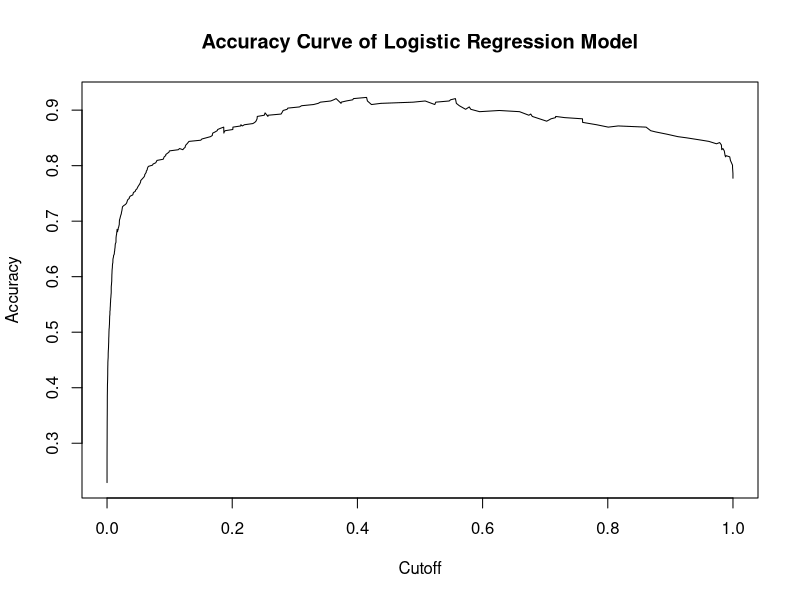
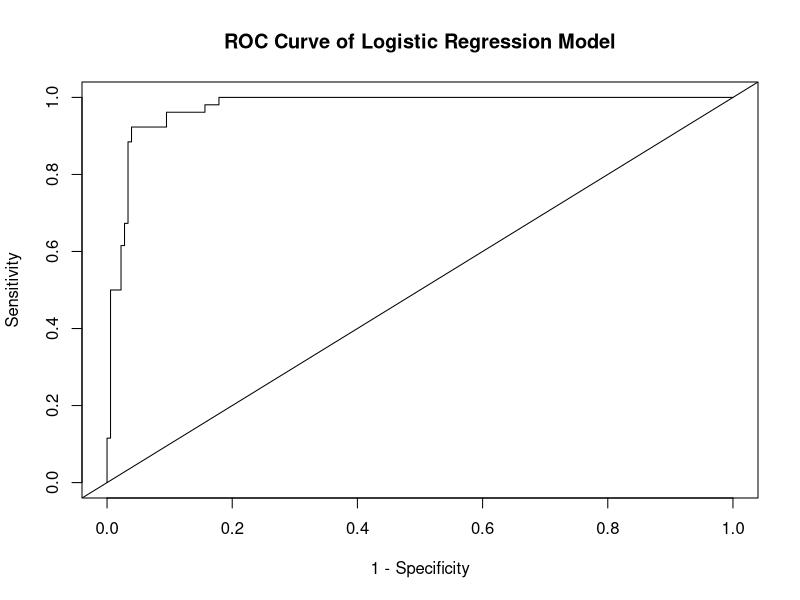
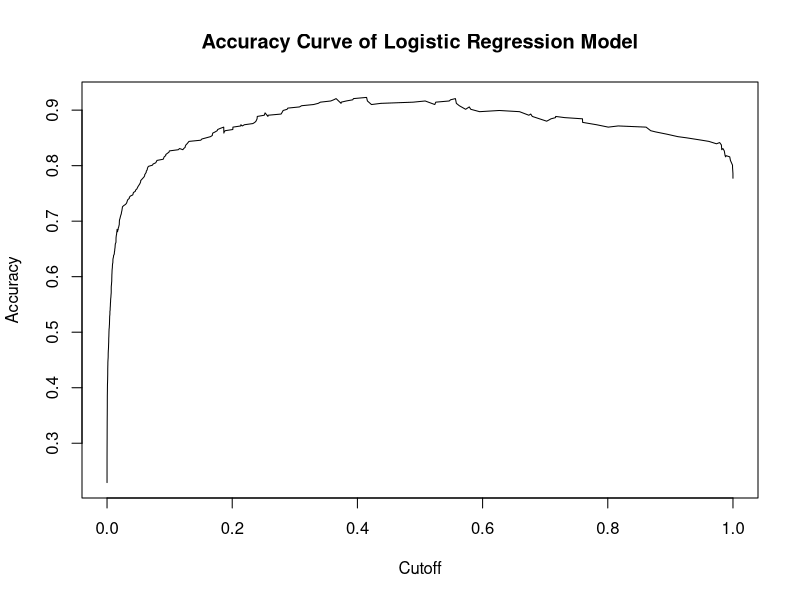
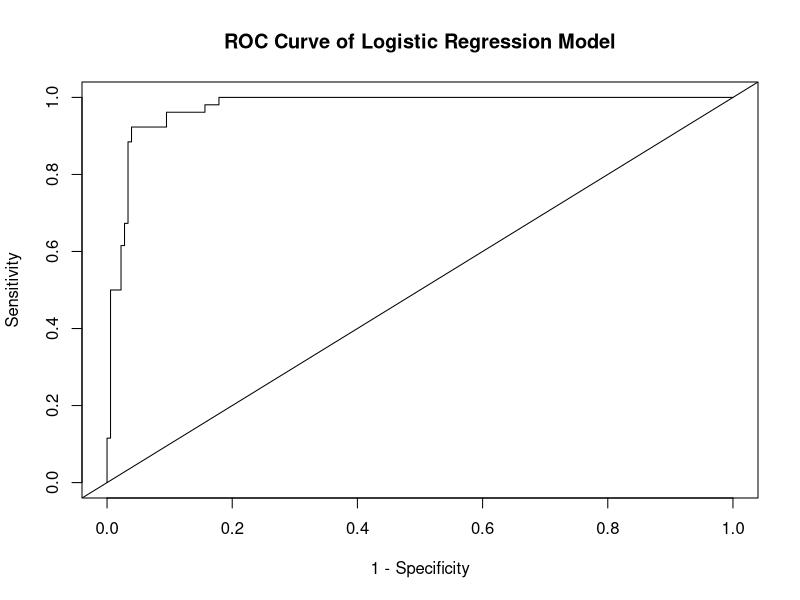

The R source for these figures, in order:
library(caTools)
library(ROCR)
library(dplyr)
library(ggplot2)
library(e1071)
library(caret)
library(dplyr)
library(readxl)
library(openxlsx)
library(tidyverse)
library(tidyr)
library(randomForest)
library(forecast)
library(car)

# ### Read in Data ###
player.dat<-read_xlsx("./Data/Position Players With War of 4_9+ since 1947.xlsx", sheet = "All B", skip = 4)
names(player.dat)
player.dat$Rk<-NULL
player.dat<-player.dat%>%
  filter(Season >= 1994)

# Arrange columns to have MVP on end
names(player.dat)
table(player.dat$MVP)

player.dat<-player.dat[,c(1:40, 42:46, 41)]

# Set IVs
IVs<-names(player.dat)[-c(1:2, 4:5, 46)]
DV<-"MVP"
#cor(player.dat$WAR, player.dat$MVP, use = "complete.obs") #0.51

## Random Under-sampling
# Separate the majority and minority classes
table(player.dat$MVP)
majority_class <- player.dat %>% dplyr::filter(MVP == 0)
minority_class <- player.dat %>% dplyr::filter(MVP == 1)

# Perform undersampling on the majority class
set.seed(22) # 22 for reproducibility
oversampled_minority_class <- minority_class %>% sample_n(nrow(minority_class)*3.25, replace = T)
undersampled_majority_class_1 <- majority_class %>% filter(WAR<=6.1) %>% sample_n(nrow(minority_class)*7)
undersampled_majority_class_2 <- majority_class %>% sample_n(nrow(minority_class)*4)


# Combine the undersampled majority class with the minority class
balanced_data <- bind_rows(undersampled_majority_class_1,undersampled_majority_class_2,oversampled_minority_class)

# Check the class distribution of the balanced dataset
table(balanced_data$MVP)
mean(balanced_data$WAR)
mean(player.dat$WAR, na.rm = TRUE)
sd(balanced_data$WAR)
sd(player.dat$WAR, na.rm = TRUE)

sampled.dat<-balanced_data
## Correlations after balancing ##
sort(abs(apply(sampled.dat[,-c(1:5, ncol(sampled.dat))], 2, function(x) cor(x, sampled.dat$MVP))), decreasing = T)
sort(apply(sampled.dat[,-c(1:5, ncol(sampled.dat))], 2, function(x) cor(x, sampled.dat$MVP)), decreasing = T)

## Highest
  # 1. WAR(0.636)
  # 2. WAA(0.593)
  # 3. WARper162(0.558)
  # 4. OPS+(0.548)
  # 5. Rbat(0.544)
## Lowest
  # 1. AB(0.001)
  # 2. SF(0.014)
  # 3. HBP(0.020)
  # 4. TM_WAR_5plus(-0.022)
  # 5. Triples(-0.027)

cor(sampled.dat$TM_WAR_5plus, sampled.dat$MVP) 

# Logistic Regression

sampled.dat$MVP<-factor(sampled.dat$MVP)
apply(sampled.dat, 2, function(x) sum(is.na(x))) # Remove NAs

sampled.dat<-sampled.dat%>%
  select(-c(Rfield))

apply(sampled.dat, 2, function(x) sum(is.na(x)))

# Fit Initial full model
base.model<-glm(formula = MVP~., data = sampled.dat[-c(1:5)], family = "binomial")
#vif(base.model)
cor(base.model$model[, -1])

# Remove AB, OPS and G as they are duplicated (or semi-duplicated) info
sampled.dat<-sampled.dat%>%select(-c(AB, OPS, G))
base.model<-glm(formula = MVP~., data = sampled.dat[-c(1:5)], family = "binomial")
#vif(base.model)
cor.matrix<-data.frame(cor(base.model$model[, -1]))

# Remove WAA, oWAR, Singles, OBP, WARper100G Rbat and SLG% due to correlations
sampled.dat<-sampled.dat%>%select(-c(SLG,OBP))
base.model<-glm(formula = MVP~., data = sampled.dat[-c(1:5)], family = "binomial")
#vif(base.model)
cor.matrix<-data.frame(cor(base.model$model[, -1]))

summary(base.model)

# Remove TB as it is gathered by other more valuble hitting stats
base.model<-glm(formula = MVP~., data = sampled.dat[-c(1:5)], family = "binomial")
summary(base.model)

#vif(base.model)
cor.matrix<-data.frame(cor(base.model$model[, -1]))

# Check which Team WAR
apply(sampled.dat[, c((ncol(sampled.dat)-4):ncol(sampled.dat)-1)], 2, function(x) table(x))
sampled.dat$TM_WAR_9plus<-sampled.dat$TM_WAR_8plus<-sampled.dat$TM_WAR_7plus<-sampled.dat$TM_WAR_6plus<-NULL

# Standardize all variables
#sampled.dat<-sampled.dat%>%mutate_if(is.numeric, scale)

stepmodel <- step(glm(base.model, data = sampled.dat[,-c(1:5)], family = "binomial"), direction = "both", k = 2, trace = 0)
names(stepmodel$coefficients)
names(sampled.dat[, -c(1:5)])[!names(sampled.dat[, -c(1:5)]) %in%names(stepmodel$coefficients)]
vif(stepmodel)

IVs<-names(stepmodel$coefficients)[-1]
DV<-"MVP"
sampled.dat<-sampled.dat%>%select(c(Player, Season, Team, all_of(IVs), DV))

# Train/Test Split
set.seed(221)
trainIndex <- createDataPartition(sampled.dat$MVP, p = .667, 
                                  list = FALSE, 
                                  times = 1)
train.dat <- sampled.dat[ trainIndex,]
test.dat  <- sampled.dat[-trainIndex,]

# Logistic Regression
table(train.dat$MVP)
table(test.dat$MVP)

log.model<-glm(formula = MVP~., data = train.dat[-c(1:3)], family = "binomial")
summary(log.model)

vif(log.model)
# Save coefficients
coef_df <- data.frame(coef(log.model), check.names = F)

## Make Predictions

regression_predicted_prob <- predict(log.model, type = "response")
regression_pred <- prediction(regression_predicted_prob, train.dat$MVP, label.ordering = c("0", "1"))
regression_accuraccy <- performance(regression_pred, measure = "acc")
plot(regression_accuraccy, main = "Accuracy Curve of Logistic Regression Model")
which(regression_accuraccy@y.values[[1]] == max(regression_accuraccy@y.values[[1]]))
# 94 or 92
(regression_cutoff = regression_accuraccy@x.values[[1]][c(58)])
# Optimal cutoff for logistic regression model (in terms of accuracy) is 0.553

regression_test_prob <- predict(log.model, test.dat, type = "response")
regression_test_class <- ifelse(regression_test_prob >= regression_cutoff, 1, 0)
regression_test_class <- factor(regression_test_class, labels = c("0","1"))
regression_predictions_df = data.frame("Predicted" = regression_test_class, "Actual" = test.dat$MVP)
regression_confusion_matrix <- confusionMatrix(regression_predictions_df$Predicted, regression_predictions_df$Actual, positive = "1")
regression_confusion_matrix
regression_confusion_matrix$overall["Accuracy"]
#' Accuracy = .952
regression_confusion_matrix$byClass["Sensitivity"]
#' Sensitivity = .923
regression_confusion_matrix$byClass["Specificity"]
#' Specificity = 0.961

regression_prediction <- prediction(regression_test_prob, test.dat$MVP, label.ordering = c("0","1"))
regression_roc <- performance(regression_prediction, measure = "tpr", x.measure = "fpr")
plot(regression_roc, main = "ROC Curve of Logistic Regression Model", ylab = "Sensitivity", xlab = "1 - Specificity")
abline(a = 0, b = 1)
regression_auc <- performance(regression_prediction, measure = "auc")
regression_auc@y.values[[1]]
# AUC = 0.975

### Apply Model To Past Data  To Get Probabilities ###
minority_class
historical.preds<-predict(log.model, newdata = minority_class, type = "response")

MVPs.dat<-minority_class%>%
  cbind(historical.preds)%>%
  select(Player, Season, Team, all_of(IVs), MVP, historical.preds)%>%
  arrange(desc(historical.preds))

all.preds<-predict(log.model, newdata = player.dat, type = "response")
#all.preds
all.preds.dat<-player.dat%>%
  cbind(all.preds)%>%
  select(Player, Season, Team, Lg, BA, HR, RBI, OPSplus, WAR, MVP, all.preds)%>%
  arrange(desc(all.preds))


### Variable Importance ###
sampled.dat<-sampled.dat%>%mutate_if(is.numeric, scale)

# Train/Test Split
set.seed(221)
trainIndex <- createDataPartition(sampled.dat$MVP, p = .667, 
                                  list = FALSE, 
                                  times = 1)
train.dat <- sampled.dat[ trainIndex,]
test.dat  <- sampled.dat[-trainIndex,]

# Logistic Regression
table(train.dat$MVP)
table(test.dat$MVP)

log.model.scaled<-glm(formula = MVP~., data = train.dat[-c(1:3)], family = "binomial")
summary(log.model.scaled)

vif(log.model.scaled)
# Save coefficients
coef_df <- data.frame(coef(log.model.scaled), check.names = F)

## Make Predictions

regression_predicted_prob <- predict(log.model.scaled, type = "response")
regression_pred <- prediction(regression_predicted_prob, train.dat$MVP, label.ordering = c("0", "1"))
regression_accuraccy <- performance(regression_pred, measure = "acc")
plot(regression_accuraccy, main = "Accuracy Curve of Logistic Regression Model")
which(regression_accuraccy@y.values[[1]] == max(regression_accuraccy@y.values[[1]]))
# 94 or 92
(regression_cutoff = regression_accuraccy@x.values[[1]][c(58)])
# Optimal cutoff for logistic regression model (in terms of accuracy) is 0.415

regression_test_prob <- predict(log.model.scaled, test.dat, type = "response")
regression_test_class <- ifelse(regression_test_prob >= regression_cutoff, 1, 0)
regression_test_class <- factor(regression_test_class, labels = c("0","1"))
regression_predictions_df = data.frame("Predicted" = regression_test_class, "Actual" = test.dat$MVP)
regression_confusion_matrix <- confusionMatrix(regression_predictions_df$Predicted, regression_predictions_df$Actual, positive = "1")
regression_confusion_matrix
regression_confusion_matrix$overall["Accuracy"]
#' Accuracy = .952
regression_confusion_matrix$byClass["Sensitivity"]
#' Sensitivity = .923
regression_confusion_matrix$byClass["Specificity"]
#' Specificity = 0.961

regression_prediction <- prediction(regression_test_prob, test.dat$MVP, label.ordering = c("0","1"))
regression_roc <- performance(regression_prediction, measure = "tpr", x.measure = "fpr")
plot(regression_roc, main = "ROC Curve of Logistic Regression Model", ylab = "Sensitivity", xlab = "1 - Specificity")
abline(a = 0, b = 1)
regression_auc <- performance(regression_prediction, measure = "auc")
regression_auc@y.values[[1]]
# AUC = 0.975

## Calculate relative importance of logistic regression variables
log.model.scaled$coefficients
(coefs <- abs(log.model.scaled$coefficients[-1]))
relaimp.dat <- coefs/sum(coefs)
relaimp.dat 
sort(relaimp.dat, decreasing = T)

## Export
# Coefficients
coef.dat<-data.frame(t(coef(log.model)), check.names = F)
write.csv(coef.dat, "./Position Player MVP Coefficients.csv", row.names = F)
# Variable importance
position.player.imp<-data.frame("Relative Importance" = sort(relaimp.dat, decreasing = T), check.names = F)
write.csv(position.player.imp, "./Position Player MVP Variable Importance.csv", row.names = T)
